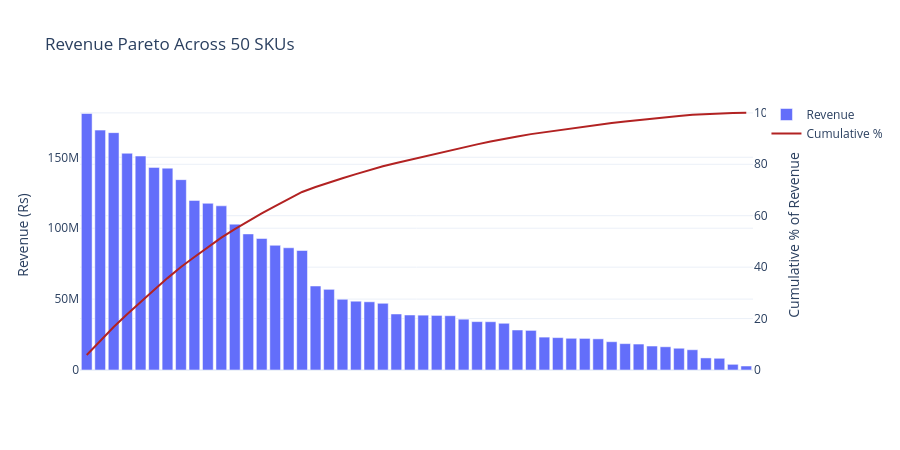

The notebook cell saved with this chart:
### Code cell
# Pareto view: revenue concentration across SKUs
sku_sorted = sku_perf.sort_values("Revenue", ascending=False).reset_index(drop=True)
sku_sorted["Cumulative_Revenue_%"] = 100 * sku_sorted["Revenue"].cumsum() / sku_sorted["Revenue"].sum()

fig = go.Figure()
fig.add_trace(go.Bar(x=sku_sorted["SKU"], y=sku_sorted["Revenue"], name="Revenue"))
fig.add_trace(go.Scatter(x=sku_sorted["SKU"], y=sku_sorted["Cumulative_Revenue_%"],
                          name="Cumulative %", yaxis="y2", line=dict(color="firebrick")))
fig.update_layout(title="Revenue Pareto Across 50 SKUs",
                   yaxis=dict(title="Revenue (Rs)"),
                   yaxis2=dict(title="Cumulative % of Revenue", overlaying="y", side="right", range=[0,105]),
                   template="plotly_white", height=450, xaxis=dict(showticklabels=False))
fig.show()

n_skus_for_80pct = (sku_sorted["Cumulative_Revenue_%"] <= 80).sum() + 1
print(f"{n_skus_for_80pct} of {len(sku_sorted)} SKUs ({100*n_skus_for_80pct/len(sku_sorted):.0f}%) "
      f"generate about 80% of total revenue.")

### Figure 1 — Plotly figure (JSON) as saved in the notebook; plotly's stock layout.template omitted (floating-point values rounded to 4 significant figures)
{"data": [{"name": "Revenue", "type": "bar", "x": ["SKU026", "SKU035", "SKU012", "SKU042", "SKU027", "SKU045", "SKU043", "SKU029", "SKU031", "SKU008", "SKU005", "SKU018", "SKU049", "SKU007", "SKU017", "SKU047", "SKU041", "SKU013", "SKU019", "SKU037", "SKU046", "SKU021", "SKU033", "SKU020", "SKU006", "SKU044", "SKU001", "SKU032", "SKU014", "SKU022", "SKU003", "SKU030", "SKU002", "SKU040", "SKU004", "SKU025", "SKU034", "SKU038", "SKU016", "SKU036", "SKU015", "SKU009", "SKU024", "SKU039", "SKU023", "SKU028", "SKU048", "SKU010", "SKU050", "SKU011"], "y": [180900000.0, 169200000.0, 167400000.0, 152800000.0, 150900000.0, 142900000.0, 142300000.0, 134200000.0, 119600000.0, 117600000.0, 115800000.0, 102900000.0, 95970000.0, 92710000.0, 87940000.0, 86190000.0, 84280000.0, 59240000.0, 56890000.0, 49880000.0, 48510000.0, 48100000.0, 47050000.0, 39510000.0, 38800000.0, 38670000.0, 38480000.0, 38280000.0, 35840000.0, 34110000.0, 34040000.0, 32950000.0, 28210000.0, 27930000.0, 23190000.0, 22840000.0, 22360000.0, 22280000.0, 21980000.0, 19950000.0, 18600000.0, 18300000.0, 16900000.0, 16370000.0, 15340000.0, 14290000.0, 8519000.0, 8267000.0, 4005000.0, 2818000.0]}, {"line": {"color": "firebrick"}, "name": "Cumulative %", "type": "scatter", "x": ["SKU026", "SKU035", "SKU012", "SKU042", "SKU027", "SKU045", "SKU043", "SKU029", "SKU031", "SKU008", "SKU005", "SKU018", "SKU049", "SKU007", "SKU017", "SKU047", "SKU041", "SKU013", "SKU019", "SKU037", "SKU046", "SKU021", "SKU033", "SKU020", "SKU006", "SKU044", "SKU001", "SKU032", "SKU014", "SKU022", "SKU003", "SKU030", "SKU002", "SKU040", "SKU004", "SKU025", "SKU034", "SKU038", "SKU016", "SKU036", "SKU015", "SKU009", "SKU024", "SKU039", "SKU023", "SKU028", "SKU048", "SKU010", "SKU050", "SKU011"], "y": [5.842, 11.31, 16.71, 21.65, 26.52, 31.14, 35.74, 40.07, 43.93, 47.73, 51.47, 54.79, 57.89, 60.89, 63.73, 66.51, 69.23, 71.15, 72.99, 74.6, 76.16, 77.72, 79.24, 80.51, 81.77, 83.02, 84.26, 85.49, 86.65, 87.75, 88.85, 89.92, 90.83, 91.73, 92.48, 93.22, 93.94, 94.66, 95.37, 96.01, 96.61, 97.21, 97.75, 98.28, 98.78, 99.24, 99.51, 99.78, 99.91, 100.0], "yaxis": "y2"}], "layout": {"height": 450, "title": {"text": "Revenue Pareto Across 50 SKUs"}, "xaxis": {"showticklabels": false}, "yaxis": {"title": {"text": "Revenue (Rs)"}}, "yaxis2": {"overlaying": "y", "range": [0, 105], "side": "right", "title": {"text": "Cumulative % of Revenue"}}}}
